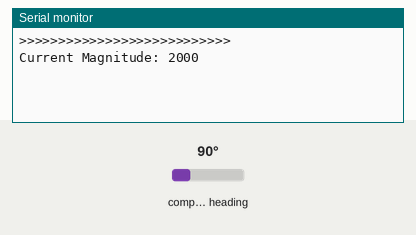
Recording of a sketch running on a simulated ESP32. On the bench: the last lines printed to the serial monitor. The test bench sets the inputs (shaded band); at power-on: compass heading 90°.

Above: at 1.2 s.
1.3 s: compass heading set to 7°
At 1.8 s:
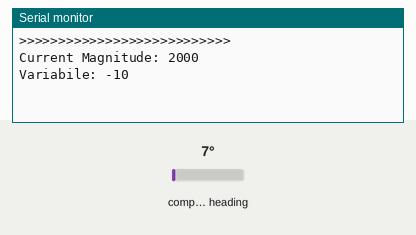
2.8 s: compass heading set to 90°
At 3.2 s:
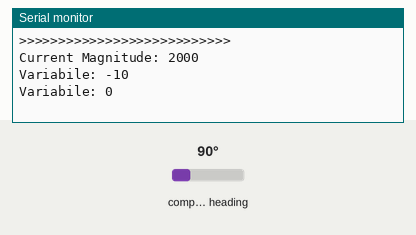

Measured:
- after the input at 1.3 s, the serial monitor: prints a new line at once (image 1)
- after the input at 2.8 s, the serial monitor: prints a new line at once (image 2)

The sketch:

AS5600_variabile_knob.ino
```cpp
#include <Wire.h>
#include <AS5600.h>

#define I2C_SDA 32
#define I2C_SCL 33


#ifdef ARDUINO_SAMD_VARIANT_COMPLIANCE
  #define SERIAL SerialUSB
  #define SYS_VOL   3.3
#else
  #define SERIAL Serial
  #define SYS_VOL   5
#endif

AMS_5600 ams5600;


volatile int Var = 0; // Variabile
volatile int stepSize = 10; // Step incremento/decremento
volatile int lastAngle = 0; // inizializzazione angolo
volatile int Sogl = 20; // Soglia per evitare piccole variazioni


void setup()
{
  SERIAL.begin(115200);
  Wire.begin(I2C_SDA, I2C_SCL);
  SERIAL.println(">>>>>>>>>>>>>>>>>>>>>>>>>>> ");
  if(ams5600.detectMagnet() == 1 ){
    while(1){
        if(ams5600.detectMagnet() == 1 ){
            SERIAL.print("Current Magnitude: ");
            SERIAL.println(ams5600.getMagnitude());
            break;
        }
        else{
            SERIAL.println("Can not detect magnet");
        }
        delay(1000);
    }
  }
    lastAngle = ams5600.getRawAngle();
}

void loop() {
    int currentAngle = ams5600.getRawAngle();
    int delta = currentAngle - lastAngle;

    if (delta > 2048) delta -= 4096;
    if (delta < -2048) delta += 4096;

    if (abs(delta) > Sogl) { // Soglia per evitare piccole variazioni
        Var += (delta > 0) ? stepSize : -stepSize;
        lastAngle = currentAngle;
        Serial.print("Variabile: ");
        Serial.println(Var);
    }
    delay(10);
}
```
